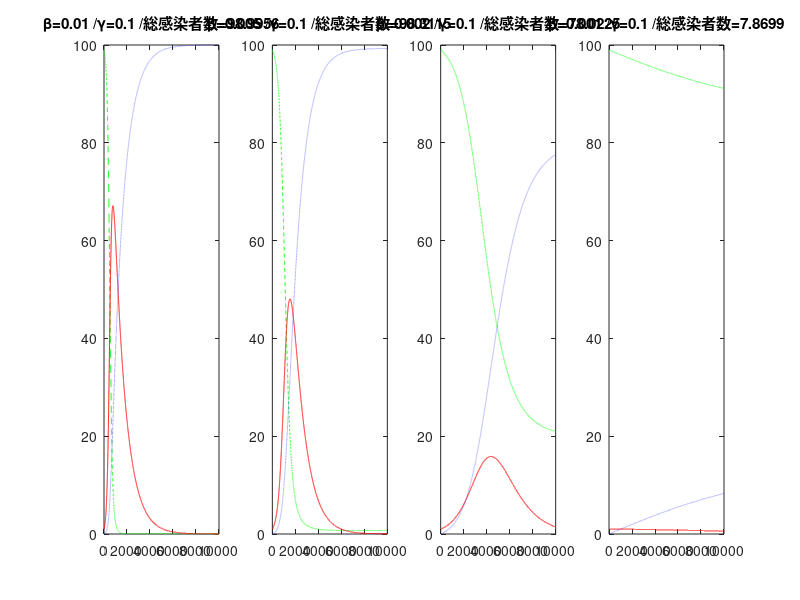

MATLAB code to generate this figure:
dt=0.01;Tmax=10000;
S=zeros(1,Tmax);S(1)=99;%sensitive
I=zeros(1,Tmax);I(1)=1;%infected
R=zeros(1,Tmax);R(1)=0;%recovered
X=1:Tmax;
b=[0.01 0.005 0.002 0.001];g=0.1;
figure('Position',[0 400 1000 250]);
for J=1:4
    for T=1:Tmax-1
        S(T+1)=S(T)+dt*( -b(J)*S(T)*I(T)           );
        I(T+1)=I(T)+dt*(  b(J)*S(T)*I(T) -g*I(T)   );
        R(T+1)=R(T)+dt*(                  g*I(T)   );
    end
    subplot(1,4,J);plot(X,S,'g--',X,I,'r',X,R,'b:');
    title(strcat('β=',num2str(b(J)),' /γ=',num2str(g),' /総感染者数=',num2str(S(1)-S(Tmax)) ));
end
